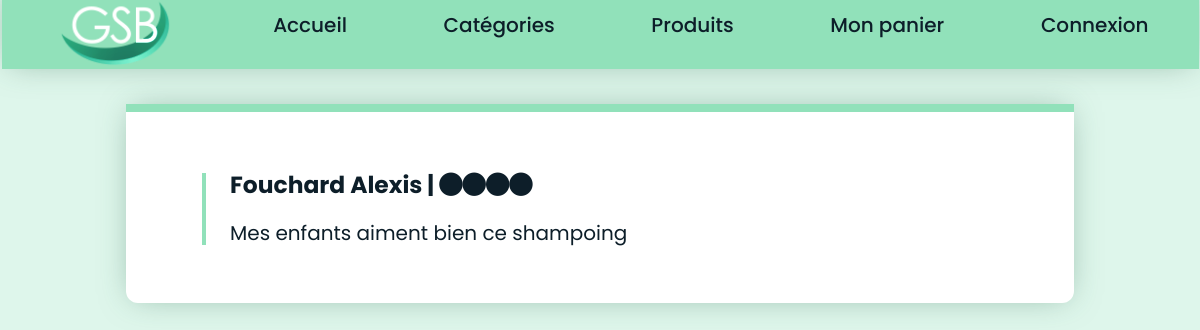
The app's page /index.php?uc=voirProduits&produit=3&action=voirAvis, older data.
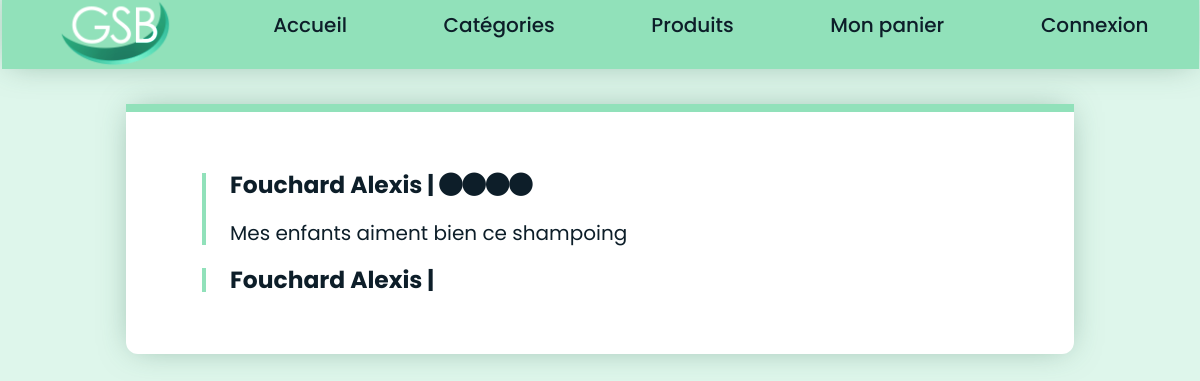
The same page, newer data.
### tables this page shows
CREATE TABLE IF NOT EXISTS `note` (
  `ID` int NOT NULL AUTO_INCREMENT,
  `Note` int NOT NULL,
  `Avis` varchar(512) NOT NULL,
  `ID_Produit` int NOT NULL,
  `ID_Utilisateur` int NOT NULL,
  PRIMARY KEY (`ID`),
  KEY `Note_Produit_FK` (`ID_Produit`),
  KEY `Note_Utilisateur0_FK` (`ID_Utilisateur`)
);

CREATE TABLE IF NOT EXISTS `utilisateur` (
  `ID` int NOT NULL AUTO_INCREMENT,
  `Nom` varchar(128) NOT NULL,
  `Prenom` varchar(128) NOT NULL,
  `Telephone` varchar(32) NOT NULL,
  `Code_Postal` varchar(5) NOT NULL,
  `Ville` varchar(128) NOT NULL,
  `Adresse` varchar(128) NOT NULL,
  `Mail` varchar(128) NOT NULL,
  `Password` varchar(512) NOT NULL,
  `ID_Role` int NOT NULL,
  PRIMARY KEY (`ID`),
  KEY `Utilisateur_Role_FK` (`ID_Role`)
);

### modele/bd.produits.inc.php (called while the page is built, shortened)
<?php
	function getAvisProduit($produit){
		$monPdo = connexionPDO();
		$req ="SELECT Note, Avis, utilisateur.Nom, utilisateur.Prenom FROM note INNER JOIN utilisateur ON ID_Utilisateur = utilisateur.ID WHERE ID_Produit = ?";
		$query = $monPdo -> prepare($req);
		$query -> execute(array($produit));
		$res = $query -> fetchAll();
		return $res;
	}
?>

### vues/v_avis.php (the view)
<div class="listAvis">
    <?php foreach($lesAvis as $unAvis){ ?>
    <div class="unAvis">
        <h3><?php echo $unAvis['Nom']." ".$unAvis['Prenom']." | "; for($i = 0; $i < $unAvis['Note']; $i++){ echo '<i class="fa-solid fa-circle"></i>'; } ?></h3>
        <p><?php echo $unAvis['Avis']; ?></p>
    </div>
<?php } ?>
</div>

Row changes from the older to the newer data that the page shows:
added note: ID_Utilisateur.Nom "Fouchard", ID_Utilisateur.Prenom "Alexis"
